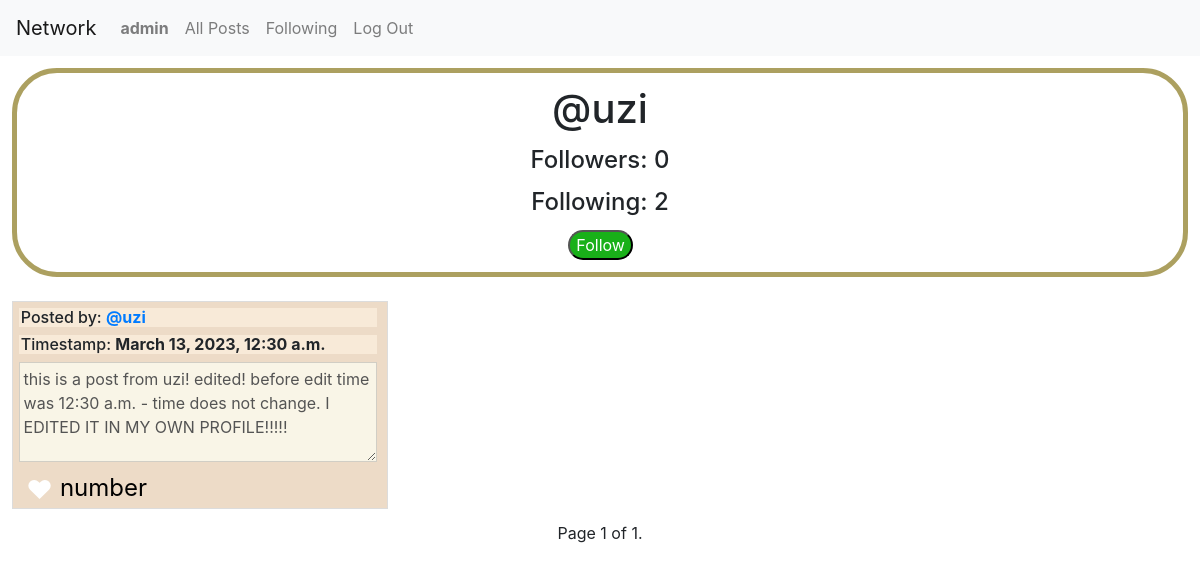
The app's page /individual/6 (signed in) with its own data.
### network/models.py (models this page shows, shortened)
class User(AbstractUser):
    pass

class Post(models.Model):
    user = models.ForeignKey(User, on_delete=models.CASCADE, related_name="post_owner") #, null=True, blank=True)
    post = models.CharField(max_length=1000)
    timestamp = models.DateTimeField(auto_now_add=True)

### network/views.py (the view)
# urls.py: path("individual/<int:id>", views.individual, name="individual"),
def individual(request, id):
    user_individual = User.objects.get(pk=id)
    currentUser = request.user
    posts = Post.objects.filter(user=user_individual).order_by('-timestamp')
    paginator = Paginator(posts, 9)
    page_number = request.GET.get('page')
    page_obj = paginator.get_page(page_number)
    if Follow.objects.filter(user_main=user_individual, user_follower=currentUser).exists():
        button = "Unfollow"
    else:
        button = "Follow"
    numberofFollowers = Follow.objects.filter(user_main = user_individual).count()
    numberofFollowing = Follow.objects.filter(user_follower = user_individual).count()
    return render(request, "network/individual.html", {
        "posts" : page_obj,
        "user_individual" : user_individual,
        "currentUser" : currentUser,
        "button" : button,
        "numberofFollowers" : numberofFollowers,
        "numberofFollowing" : numberofFollowing
    })

### network/templates/network/individual.html (shortened to what this page needs)
{% extends "network/layout.html" %} {%load static%} {% block body %}
<div class="user-profile">
  <h1 class="user-profile-name">@{{ user_individual }}</h1>
  <h4 class="user-profile-followers">Followers: {{ numberofFollowers }}</h4>
  <h4 class="user-profile-following">Following: {{ numberofFollowing }}</h4>
  {% if user_individual != currentUser %}
  <form
    method="post"
    action="{% url 'follow' id=user_individual.id %}"
    class="form-follow-btn"
  >
    <button
      class="follow-btn {% if button == 'Follow' %}follow-btn-follow{% else %}follow-btn-unfollow{% endif %}"
      type="submit"
    >
      {{ button }}
    </button>
  </form>
  {% endif %}
</div>
<div class="post-content">
  {% for post in posts %}
  <div class="individual-post">
    <form
      method="post"
      action="{% url 'post_individual' post_id=post.id %}"
      class="btn-save-edit-form"
    >
      <h6 class="user-and-time">
        Posted by:
        <strong
          ><a
            href="{% url 'individual' id=post.user.id %}"
            id="user-{{ post.user.id }}"
            >@{{ post.user }}</a
          ></strong
        >
      </h6>
      <h6 class="user-and-time">
        Timestamp: <strong>{{ post.timestamp }}</strong>
      </h6>
      <div class="individual-post-content">
        <textarea class="post-text" name="post-text-edited" disabled>
{{post.post}}</textarea
        >
      </div>
      <div class="likes-and-edit">
        {% if post.id in whatYouLiked %}
        <p
          class="likes likes-liked"
          data-postid="{{post.id}}"
          data-whatYouLiked="{{whatYouLiked}}"
        >
          &#9829;
        </p>
        {% else %}
        <p
          class="likes likes-unliked"
          data-postid="{{post.id}}"
          data-whatYouLiked="{{whatYouLiked}}"
        >
          &#9829;
        </p>
        {% endif %}
        <p class="like-number">number</p>
      </div>
    </form>
  </div>
  {% endfor %}
</div>
<div class="pagination">
  <span class="step-links">
    <span class="current-page">
      Page {{ posts.number }} of {{ posts.paginator.num_pages }}.
    </span>
  </span>
</div>
{% endblock %}

### network/templates/network/layout.html (shortened to what this page needs)
{% load static %}
<!DOCTYPE html>
<html lang="en">
  <head>
    <link
      rel="stylesheet"
      href="https://stackpath.bootstrapcdn.com/bootstrap/4.4.1/css/bootstrap.min.css"
    />
    <link href="{% static 'network/styles.css' %}" rel="stylesheet" />
  </head>
  <body>
    <nav class="navbar navbar-expand-lg navbar-light bg-light">
      <a class="navbar-brand" href="#">Network</a>
      <div>
        <ul class="navbar-nav mr-auto">
          {% if user.is_authenticated %}
          <li class="nav-item">
            <a class="nav-link" href="#"
              ><strong>{{ user.username }}</strong></a
            >
          </li>
          {% endif %}
          <li class="nav-item">
            <a class="nav-link" href="{% url 'index' %}">All Posts</a>
          </li>
          {% if user.is_authenticated %}
          <li class="nav-item">
            <a class="nav-link" href="{% url 'following_page' %}">Following</a>
          </li>
          <li class="nav-item">
            <a class="nav-link" href="{% url 'logout' %}">Log Out</a>
          </li>
          {% endif %}
        </ul>
      </div>
    </nav>
    <div class="body">{% block body %} {% endblock %}</div>
  </body>
</html>

### network/static/network/styles.css (style rules this page uses)
.post-content { display: flex; flex-wrap: wrap; justify-content: flex-start; }
.individual-post { display: flex; flex-direction: row; flex-wrap: wrap; align-content: flex-start; padding: 0.5% 0.5% 0% 0.5%; border: solid 1px gainsboro; margin: 1%; height: calc(100% / 2); width: calc(100% / 3 - 2%); background-color: #eddbc7; }
.btn-save-edit-form { display: block; width: 100%; align-self: center; margin-right: 1%; margin-left: auto; }
.user-and-time { width: 100%; background-color: #f8ead8; padding-left: 0.5%; }
.individual-post-content .post-text { width: 100%; flex-grow: 15; padding: 1%; background-color: #f9f5e7; height: 100px; overflow: auto; }
.likes-and-edit { display: flex; align-items: flex-start; width: 100%; height: 40px; }
.likes-unliked { align-self: flex-start; color: white; font-size: 26px; margin-bottom: 1%; margin-top: 0.5%; padding-left: 2%; }
.like-number { align-self: flex-start; color: black; font-size: 24px; margin-bottom: 1%; margin-top: 0.5%; padding-left: 2%; }
.user-profile { display: flex; flex-direction: column; align-items: center; gap: 5px; margin: 1%; border: solid 5px rgba(127, 109, 10, 0.649); border-radius: 45px; padding: 1%; }
.follow-btn { width: auto; border-radius: 15px; margin-right: 1%; margin-left: 1%; color: white; }
.follow-btn-follow { background-color: rgb(25, 176, 25); }
.pagination { display: flex; justify-content: center; }

### records on screen
User: username "admin"
User: username "uzi"
Post: user "uzi", timestamp "March 13, 2023, 12:30 a.m.", post-text-edited "this is a post from uzi! edited! before edit time was 12:30 a.m. - time does not change. I EDITED IT IN MY OWN PROFILE!!!!!"

### other values on screen
{{ numberofFollowers }} "0"
{{ numberofFollowing }} "2"
{{ button }} "Follow"
{{ posts.number }} "1"
{{ posts.paginator.num_pages }} "1"
